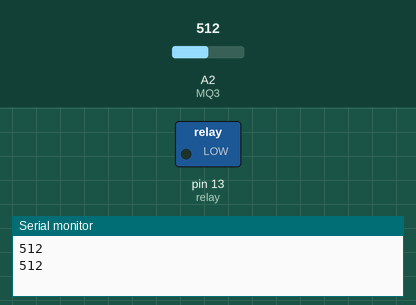
Recording of a sketch running on a simulated Arduino Uno, built with avr-gcc and run on an emulated ATmega328P. Shown: switched loads named in the sketch (green lamp = pin HIGH), the last lines printed to the serial monitor. Inputs (shaded band) come from the test bench; at power-on: A2 (MQ3) = 512.

Above: at 7.8 s.
7.9 s: A2 (MQ3) set to 258
15.7 s: A2 (MQ3) set to 234
At 21.4 s:
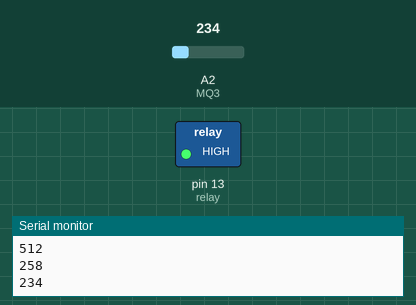
23.5 s: A2 (MQ3) set to 260
At 25.7 s:
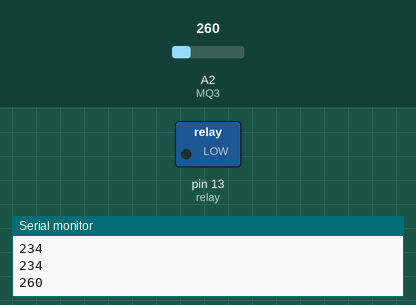
31.3 s: A2 (MQ3) set to 240
At 33.4 s:
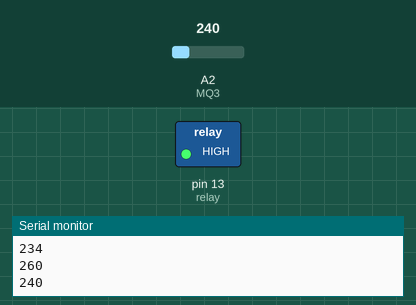
Timing chart, 0 to 34.9 s (numbered marks = the images above; inputs shaded):
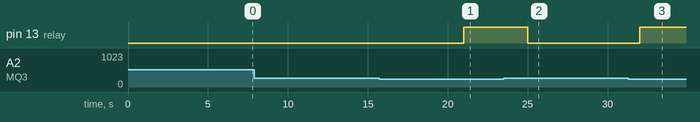

The sketch:

final.ino
```cpp
const int MQ3 = A2;
const int relay = 13;
int value;
int count = 0;
void setup() {
  Serial.begin(9600);
  pinMode(MQ3,INPUT);
  pinMode(relay,OUTPUT);
  digitalWrite(relay,HIGH);
  // put your setup code here, to run once:

}

void loop() {
  while(count<10)
  {
    value = analogRead(MQ3);
    Serial.println(value);
    if(value>250)
    {
      digitalWrite(relay,LOW);
     delay(5000);

      }
    else
    if(value<=250)
    {
        digitalWrite(relay,HIGH);
        }
        delay(2000);
        count=count+1;
   }
  if(count>10)
  exit(0);
    }
  // put your main code here, to run repeatedly:
```

Measured:
- the behaviour switches between 251 and 250 on A2 (MQ3) (found by bisection; images 0 and 1)
- after the input at 15.7 s, pin 13 (relay): LOW → HIGH after 5.3 s
- after the input at 23.5 s, pin 13 (relay): HIGH → LOW after 1.5 s
- after the input at 31.3 s, pin 13 (relay): LOW → HIGH after 0.70 s
